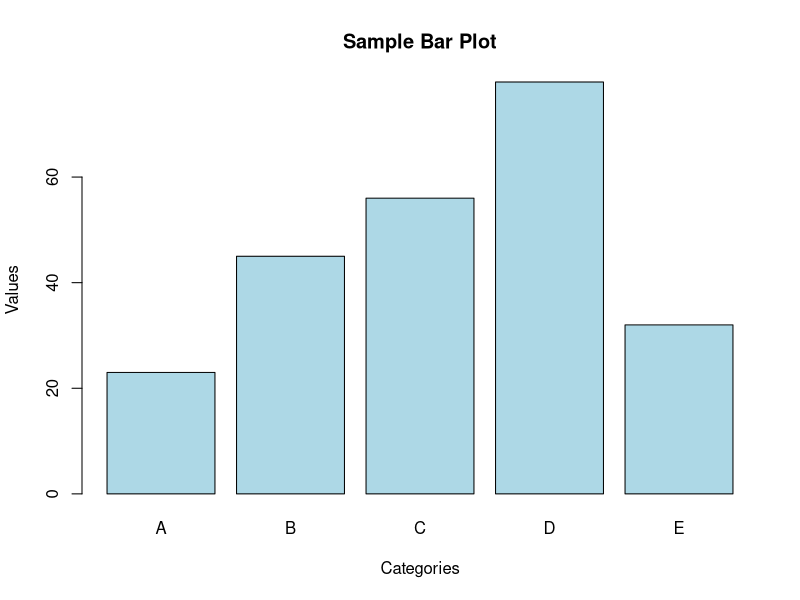
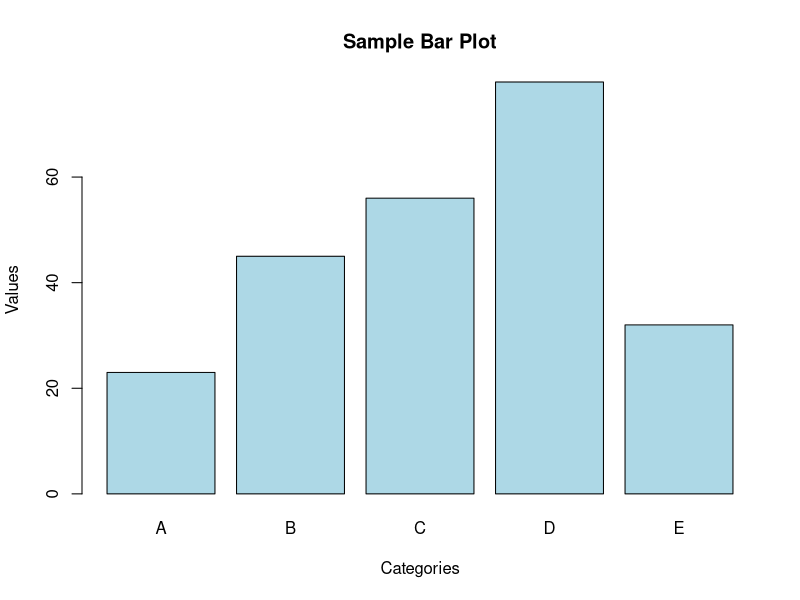

These figures' R source, in order:
# R script to create a bar plot and save it

# Create sample data
categories <- c("A", "B", "C", "D", "E")
values <- c(23, 45, 56, 78, 32)

# Create the bar plot
barplot(values, 
        names.arg = categories,
        main = "Sample Bar Plot",
        xlab = "Categories",
        ylab = "Values",
        col = "lightblue",
        border = "black")

# Save the plot as a PNG file
png("barplot.png", width = 800, height = 600)
barplot(values, 
        names.arg = categories,
        main = "Sample Bar Plot",
        xlab = "Categories",
        ylab = "Values",
        col = "lightblue",
        border = "black")
dev.off()

print("Bar plot created and saved as barplot.png")
